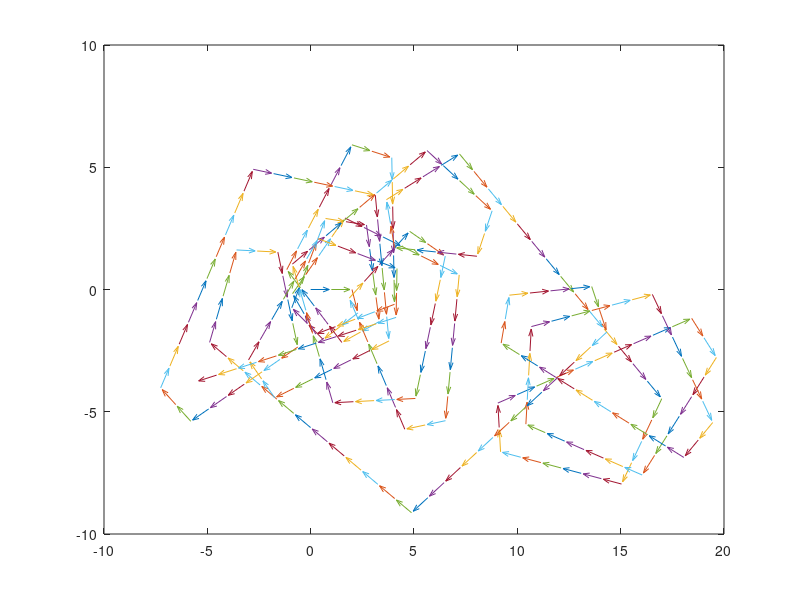

This chart was generated by the following MATLAB code:
clearvars
close all
clc
primes = [2	3	5	7	11	13	17	19	23	29 31	37	41	43	47	53	59	61	67	71 ...
73	79	83	89	97	101	103	107	109	113 ...
127	131	137	139	149	151	157	163	167	173 ...
179	181	191	193	197	199	211	223	227	229 ...
233	239	241	251	257	263	269	271	277	281 ...
283	293];

%User specifies how many degrees to rotate per prime number hit
disp("How many degrees should the vectors rotate for every prime it hits?");
userRotate = input("> ");

x=0; y=0; u=1; v=0;
    quiver(x,y,u,v); hold on %hard code first vector
        xNext = x + u;
        yNext = y + v;
primeCounter = 1; %incrememnt to index through primes list
rotationDeg = 0; %increments through rotation degrees (hypotenuse length = 1)

%simple rotating vectors
for i = 2:primes(length(primes)) %iterate until reach value at last index of "primes"    

    %update u,v in terms of current degree
    u = cos(rotationDeg);
    v = sin(rotationDeg);
        quiver(xNext,yNext,u,v); hold on

    %move to new (x,y) coord AFTER graph, BEFORE changing rotation
    xNext = xNext + cos(rotationDeg);
    yNext = yNext + sin(rotationDeg);

    if i >= primes(primeCounter) 
        primeCounter = primeCounter + 1;
        rotationDeg = rotationDeg + userRotate;        
    end

    pause(.05);
end


